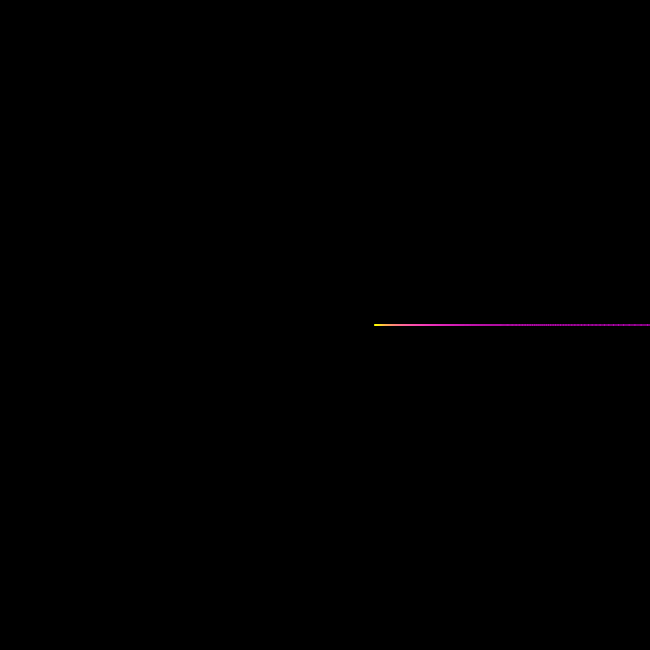
Frame 1 (no input)
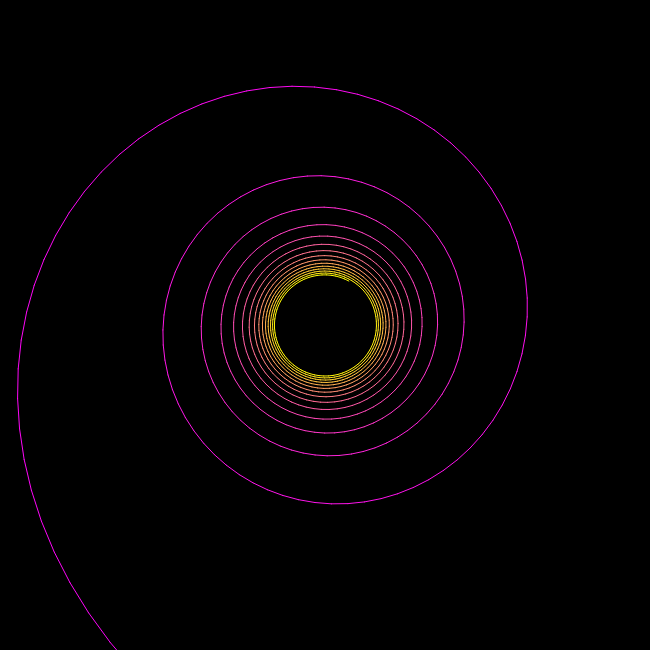
Frame 60 (no input)
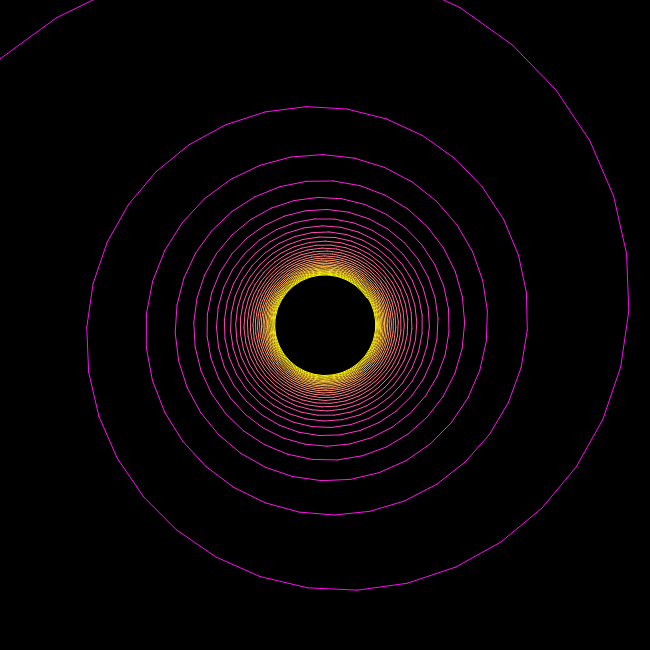
Frame 120 (the mouse pressed at the canvas centre since frame 60)

The p5.js sketch that drew these frames (run headless with seeded random() and noise() and a simulated clock; from frame 60 on, the mouse is pressed at the canvas centre):

// p5.js sketch
// ── sketch.js
const WIDTH = 650;
const HEIGHT = 650;
const N = 1000;
const R = 50;

let points = [];

let turnFraction = 0, turnFractionDelta = 0.00025;
let offset = 0;

function setup() {
  createCanvas(WIDTH, HEIGHT);

  noFill();
  stroke(255, 255, 255);
  strokeWeight(1);

  for (let i = 0; i < N; i++) {
    points.push(createVector(0, 0));
  }
}

function draw() {
  background(0);

  //turnFraction = 0.0478;//1.618;
  for (let i = 0; i < N; i++) {
    let dst = i / (N - 1);
    let angle = TWO_PI * turnFraction * i;
    dst = pow(dst, -0.5);

    let x = R * dst * cos(angle + offset);
    let y = R * dst * sin(angle + offset);

    points[i].set(x + WIDTH/2, y + WIDTH/2);
  }

  for (let i = 0; i < N-1; i++) {
    stroke(255, 255*(i/N), 255*(1-i/N));
    line(points[i].x, points[i].y, points[i+1].x, points[i+1].y);
  }

  // if (turnFraction > 0.03) {
  //   turnFraction = 0.03;
  //   turnFractionDelta *= -1;
  // } else if (turnFraction < 0) {
  //   turnFraction = 0;
  //   turnFractionDelta *= -1;
  // }

  turnFraction += turnFractionDelta;
  offset += 0.01;
}
